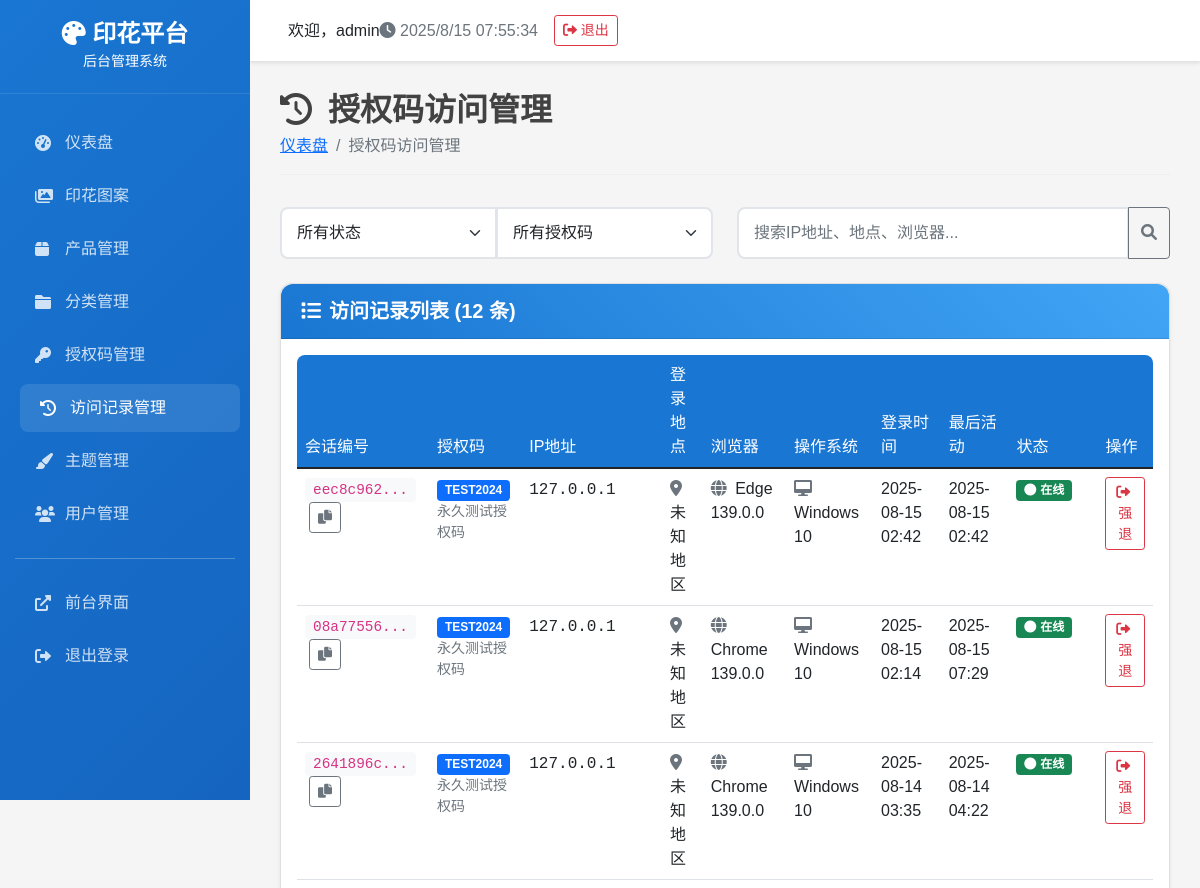
Before: /access-logs (signed in, upper part) with the older database file.
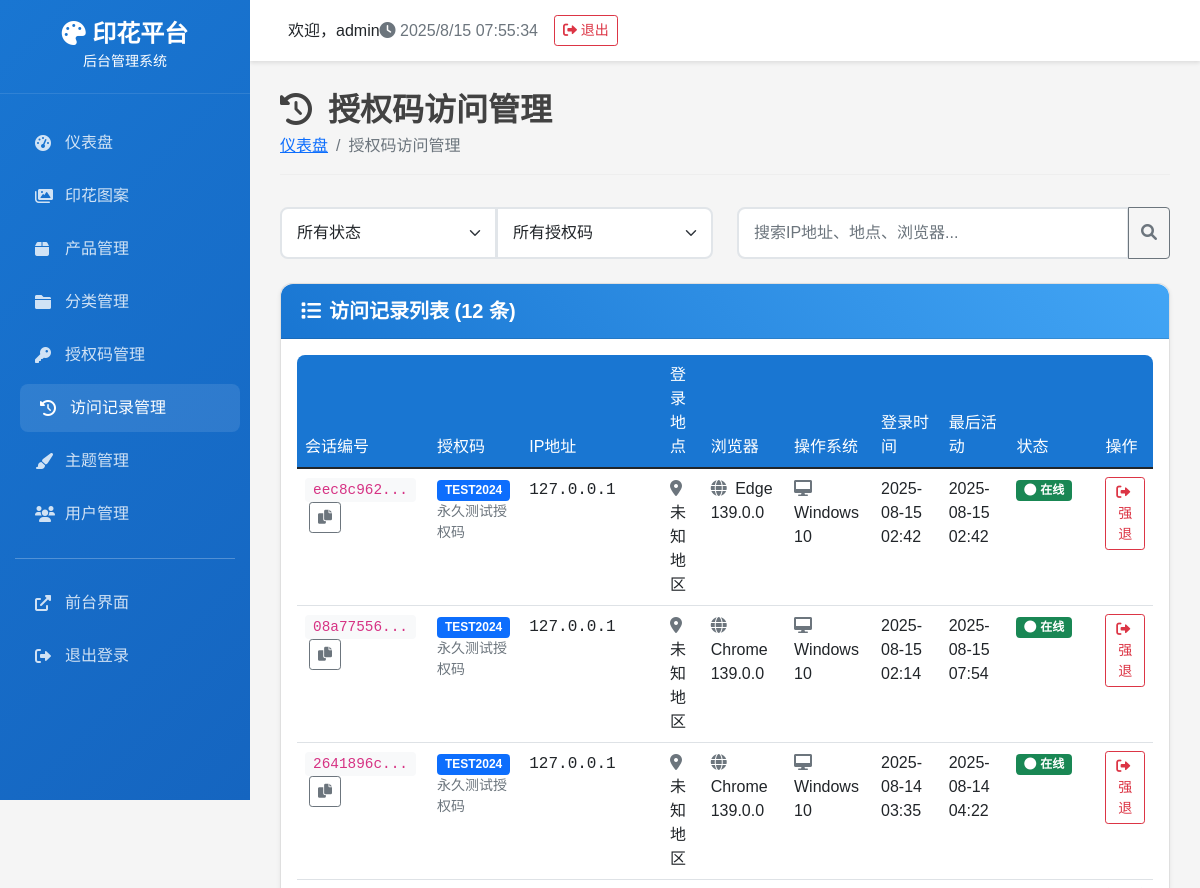
After: the same page with the newer database file.
### tables this page shows
CREATE TABLE access_logs (
        id INTEGER PRIMARY KEY AUTOINCREMENT,
        session_id TEXT NOT NULL,
        access_code TEXT NOT NULL,
        ip_address TEXT,
        location TEXT,
        browser TEXT,
        operating_system TEXT,
        login_time DATETIME DEFAULT CURRENT_TIMESTAMP,
        last_activity DATETIME DEFAULT CURRENT_TIMESTAMP,
        is_active BOOLEAN DEFAULT 1,
        logout_time DATETIME,
        FOREIGN KEY (access_code) REFERENCES access_codes (code)
    );

CREATE TABLE access_codes (
            id INTEGER PRIMARY KEY AUTOINCREMENT,
            code TEXT NOT NULL UNIQUE,
            description TEXT,
            start_date DATETIME,
            end_date DATETIME,
            is_active BOOLEAN DEFAULT 1,
            created_time DATETIME DEFAULT CURRENT_TIMESTAMP,
            usage_count INTEGER DEFAULT 0
        , expires_at DATETIME, max_uses INTEGER, used_count INTEGER DEFAULT 0);

### admin_app.py (the view)
    def decorated_function(*args, **kwargs):
        if 'admin_user_id' not in session:
            return redirect(url_for('login'))
        return f(*args, **kwargs)

### admin_app.py (called while the page is built)
def login_required(f):
    def decorated_function(*args, **kwargs):
        if 'admin_user_id' not in session:
            return redirect(url_for('login'))
        return f(*args, **kwargs)
    decorated_function.__name__ = f.__name__
    return decorated_function

@app.route('/access-logs')
@login_required
def access_logs():
    try:
        access_logs = DatabaseManager.get_access_logs() or []
    except Exception as e:
        print(f"获取访问记录失败: {e}")
        access_logs = []
    return render_template('admin/access_logs.html', access_logs=access_logs)

### backend/database.py (called while the page is built)
def get_db_connection():
    conn = sqlite3.connect(DATABASE_PATH)
    conn.row_factory = sqlite3.Row
    return conn

    @staticmethod
    def execute_query(query: str, params: tuple = ()) -> List[Dict[str, Any]]:
        conn = get_db_connection()
        cursor = conn.cursor()
        cursor.execute(query, params)
        results = [dict(row) for row in cursor.fetchall()]
        conn.close()
        return results

### templates/admin/access_logs.html (shortened to what the changed rows need)
{% extends "admin/base.html" %}
{% block content %}
<div class="page-header">
    <h1><i class="fas fa-history me-3"></i>授权码访问管理</h1>
</div>
<div class="card">
    <div class="card-body">
        {% if access_logs %}
        <div class="table-responsive">
            <table class="table table-hover">
                <thead>
                    <tr>
                        <th>会话编号</th>
                        <th>授权码</th>
                        <th>IP地址</th>
                        <th>登录地点</th>
                        <th>浏览器</th>
                        <th>操作系统</th>
                        <th>登录时间</th>
                        <th>最后活动</th>
                        <th>状态</th>
                        <th>操作</th>
                    </tr>
                </thead>
                <tbody id="logsTable">
                    {% for log in access_logs %}
                    <tr class="log-item" data-code="{{ log.access_code|lower }}" data-status="{{ log.is_active }}" data-search="{{ (log.ip_address + ' ' + log.location + ' ' + log.browser + ' ' + log.operating_system)|lower }}">
                        <td>
                            <code class="bg-light px-2 py-1 rounded">{{ log.session_id[:8] }}...</code>
                            <button class="btn btn-sm btn-outline-secondary ms-1" onclick="copyToClipboard('{{ log.session_id }}')">
                                <i class="fas fa-copy"></i>
                            </button>
                        </td>
                        <td>
                            <span class="badge bg-primary">{{ log.access_code }}</span>
                            {% if log.code_description %}
                                <small class="text-muted d-block">{{ log.code_description }}</small>
                            {% endif %}
                        </td>
                        <td>
                            <span class="text-monospace">{{ log.ip_address or '未知' }}</span>
                        </td>
                        <td>
                            <i class="fas fa-map-marker-alt text-muted me-1"></i>
                            {{ log.location or '未知地区' }}
                        </td>
                        <td>
                            <i class="fas fa-globe text-muted me-1"></i>
                            {{ log.browser or '未知浏览器' }}
                        </td>
                        <td>
                            <i class="fas fa-desktop text-muted me-1"></i>
                            {{ log.operating_system or '未知系统' }}
                        </td>
                        <td>
                            {% if log.login_time %}
                                {% if log.login_time is string %}
                                    {{ log.login_time[:16] }}
                                {% else %}
                                    {{ log.login_time.strftime('%Y-%m-%d %H:%M') }}
                                {% endif %}
                            {% else %}
                                未知
                            {% endif %}
                        </td>
                        <td>
                            {% if log.last_activity %}
                                {% if log.last_activity is string %}
                                    {{ log.last_activity[:16] }}
                                {% else %}
                                    {{ log.last_activity.strftime('%Y-%m-%d %H:%M') }}
                                {% endif %}
                            {% else %}
                                未知
                            {% endif %}
                        </td>
                        <td>
                            {% if log.is_active %}
                                <span class="badge bg-success">
                                    <i class="fas fa-circle me-1"></i>在线
                                </span>
                            {% endif %}
                        </td>
                        <td>
                            {% if log.is_active %}
                                <button class="btn btn-sm btn-outline-danger" onclick="forceLogout({{ log.id }})">
                                    <i class="fas fa-sign-out-alt me-1"></i>强退
                                </button>
                            {% else %}
                                <span class="text-muted">已离线</span>
                            {% endif %}
                        </td>
                    </tr>
                    {% endfor %}
                </tbody>
            </table>
        </div>
        {% else %}
        <div class="text-center py-5">
            <i class="fas fa-history fa-3x text-muted mb-3"></i>
            <h5 class="text-muted">暂无访问记录</h5>
            <p class="text-muted">当用户通过授权码登录时，访问记录将显示在这里</p>
        </div>
        {% endif %}
    </div>
</div>
{% endblock %}

Changed rows visible on the page:
changed access_logs (number 2 of 3 on the later page): last_activity "2025-08-15 07:29" → "2025-08-15 07:54"
